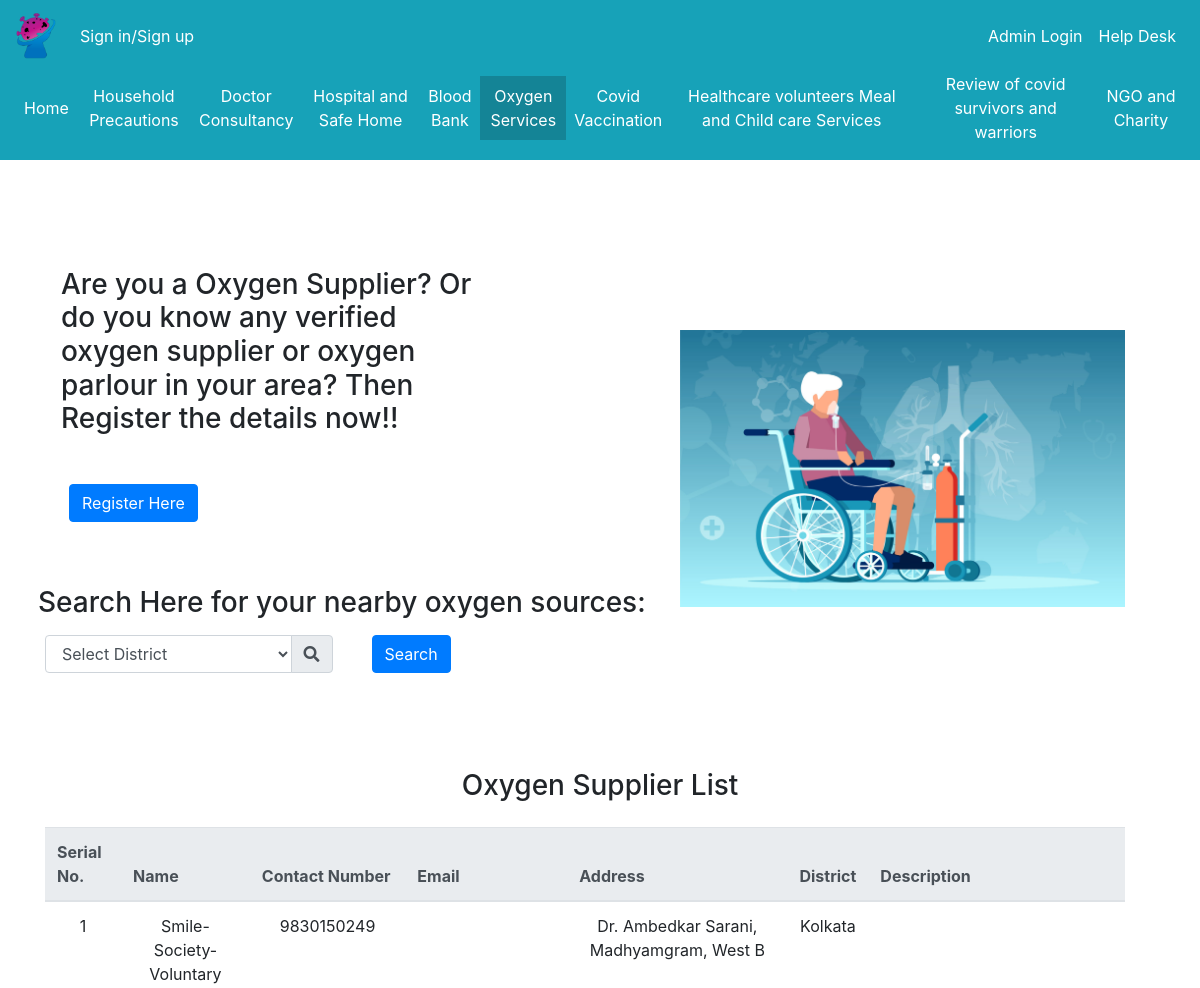
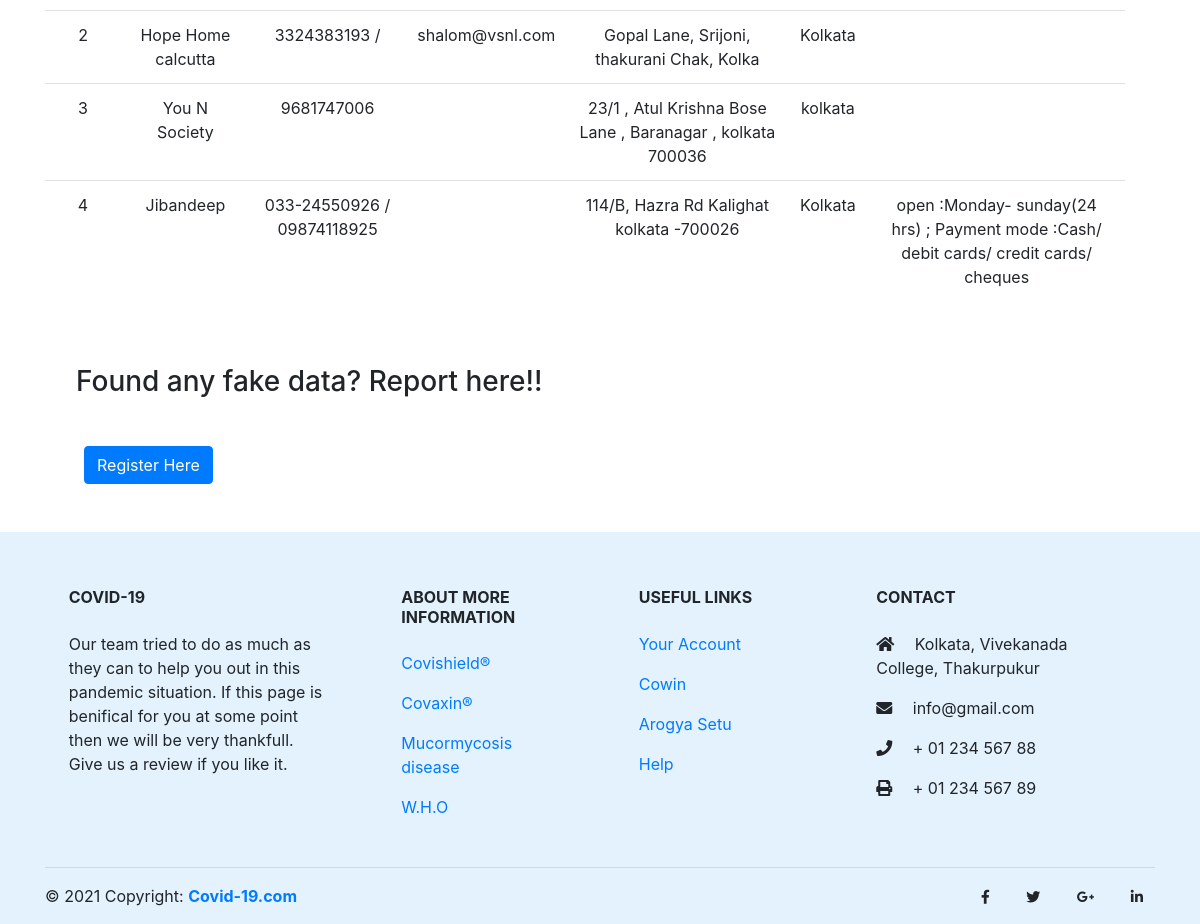
/frontend/oxygen.php, run on the app's committed database (2 pictures, top to bottom).
### tables this page shows
CREATE TABLE `service_providers` (
  `id` int(23) NOT NULL,
  `service_id` int(23) NOT NULL,
  `name` varchar(255) NOT NULL,
  `contact` varchar(255) NOT NULL,
  `email` varchar(255) NOT NULL,
  `description` varchar(255) NOT NULL,
  `district` varchar(23) NOT NULL,
  `address` varchar(255) NOT NULL
);

### frontend/oxygen.php (the view, shortened to what this page needs)
<?php
include("connection.php");?>
<!DOCTYPE html>
<html>
<head>
  <link rel="stylesheet" href="https://maxcdn.bootstrapcdn.com/bootstrap/4.0.0/css/bootstrap.min.css"
>
  <link rel="stylesheet" href="https://cdnjs.cloudflare.com/ajax/libs/font-awesome/5.15.3/css/brands.min.css"
 />
  <link rel="stylesheet" href="https://cdnjs.cloudflare.com/ajax/libs/font-awesome/5.15.3/css/all.min.css"
 />
  <link rel="stylesheet" href="css/styles.css?V=<?php echo time(); ?>">
</head>
<body>
  <header>
    <nav class="navbar navbar-light navbar-expand-lg pb-0" style="background-color: #17a2b8;">
      <a class="navbar-brand" href="index.html"><img class="logo w-100" src="./images/project_logo.png" /></a>
      <ul class="nav navbar-nav d-none d-lg-flex w-100">
        <li class="nav-item">
          <a class="nav-link" aria-current="page" href="sign.php">Sign in/Sign up</a>
        </li>
        <div class="d-flex ml-auto">
          <li class="nav-item ">
            <a class="nav-link" aria-current="page" href="../admin.html">Admin Login</a>
          </li>
          <li class="nav-item">
            <a class="nav-link" aria-current="page" href="help.php">Help Desk</a>
          </li>
        </div>
      </ul>
    </nav>
    <nav class="navbar navbar-light navbar-expand-lg pt-0" style="background-color: #17a2b8">
      <div class="collapse navbar-collapse" id="navbarSupportedContent">
        <ul class="navbar-nav mr-auto">
          <li class="nav-item">
            <a class="nav-link " aria-current="page" href="index.php">Home</a>
          </li>
          <li class="nav-item">
            <a class="nav-link " aria-current="page" href="household.html">Household Precautions</a>
          </li>
          <li class="nav-item">
            <a class="nav-link " aria-current="page" href="./Doctor/consult.php">Doctor Consultancy</a>
          </li>
          <li class="nav-item">
            <a class="nav-link " aria-current="page" href="./HospitalAndSafehome/src/hospital.php">Hospital and Safe Home</a>
          </li>
          <li class="nav-item">
            <a class="nav-link " aria-current="page" href="./BloodBank/blood_bank.php">Blood Bank</a>
          </li>
          <li class="nav-item">
            <a class="nav-link active" aria-current="page" href="oxygen.php">Oxygen Services</a>
          </li>
          <li class="nav-item">
            <a class="nav-link " aria-current="page" href="vaccination.html">Covid Vaccination</a>
          </li>
          <li class="nav-item">
            <a class="nav-link " aria-current="page" href="meal and childcare.php">Healthcare volunteers Meal and Child
              care Services</a>
          </li>
          <li class="nav-item">
            <a class="nav-link " aria-current="page" href="./ReviewOfCovidSurvivorsAndWarriors/src/reviews.php">Review of covid survivors and warriors</a>
          </li>
          <li class="nav-item">
            <a class="nav-link " aria-current="page" href="ngo-charity.php">NGO and Charity</a>
          </li>
        </ul>
      </div>
    </nav>
  </header>
  <form action="#table" method="post">
   <div class="container  pt-2">
    <div class="row mt-5">
      <div class="col-12 col-md-7 row">
        <div class="h3 col-12 col-md-9 mt-1">
          <div class="h3 mt-5 mb-5 ml-3">Are you a Oxygen Supplier? Or do you know any verified oxygen supplier or
            oxygen parlour in your area? Then Register the details now!!</div>
          <button type="button" class="btn btn-primary ml-4" data-bs-toggle="modal" data-bs-target="#userpanelmodel">
            Register Here
          </button>
        </div>
        <div class="h3 mt-5 p-2 ">
          Search Here for your nearby oxygen sources:</div>
        <div class="col-md-6 mb-4">
          <div class="input-group md-form form-sm form-2 pl-0">
          <select class="form-control" name="district_choice">
              <option value="">Select District</option>
              </select>
              <div class="input-group-append">
              <span class="input-group-text amber lighten-3" id="basic-text1"><i class="fas fa-search text-grey"
                  aria-hidden="true"></i></span>
            </div>
          </div>
        </div>
        <input type="submit" class="btn btn-primary ml-4 mb-5" value="Search" name="submit">
  </form>
      <div class="col-12 col-md-5 d-flex justify-content-center align-items-center">
        <img src="./images/oxy1.jpg" class="w-100">
      </div>
    <div class="container  mt-5">
      <div class="row" style="text-align: center; align-items: center; justify-content: center;">
        <h3 id="table">Oxygen Supplier List</h3>
      </div>
      <div class="row mt-3 mytable">
        <table class="table">
          <thead class="thead-light">
            <tr>
              <th scope="col">Serial No.</th>
                    <th scope="col">Name</th>
                    <th scope="col">Contact Number</th>
                    <th scope="col">Email</th>
                    <th scope="col">Address</th>
                    <th scope="col">District</th>
                    <th scope="col">Description</th>
            </tr>
          </thead>
          <tbody>
           <?php
            if(isset($_REQUEST['submit']) && ($_REQUEST['submit']=='Search')){
                        $district = $_REQUEST['district_choice'];
                        $sql="SELECT * FROM `service_providers` WHERE `service_id`=1 AND `district`= '$district'";}
                      else{
                        $sql = "SELECT * FROM `service_providers` WHERE `service_id`=1";}
                        $result = mysqli_query($link,$sql);
                        if(mysqli_num_rows($result) > 0)
                        {
                          $count=1;
                          while($row = mysqli_fetch_assoc($result))
                          {
                            echo "<tr>";
                            echo "<td align = 'center'>".$count."</td>";
                            echo "<td align = 'center'>".$row["name"]."</td>";
                            echo "<td align = 'center'>".$row["contact"]."</td>";
                            echo "<td align = 'center'>".$row["email"]."</td>";
                            echo "<td align = 'center'>".$row["address"]."</td>";
                            echo "<td align = 'center'>".$row["district"]."</td>";
                            echo "<td align = 'center'>".$row["description"]."</td>";
                            echo "</tr>";
                            $count++;
                          }
                        }
                        else {  echo '<tr><td colspan="7" style="color:red; text-align:center;">No record found</td></tr>'; }
                  ?>
          </tbody>
        </table>
      </div>
    </div>
    <div class="container">
      <div class="h3 mt-5 mb-5 ml-3">Found any fake data? Report here!! </div>
      <a href="help.php #fake"><button class="btn btn-primary ml-4 mb-5">Register Here</button></a>
    </div>
  <footer class="page-footer font-small mdb-color pt-4" style="background-color: #e3f2fd;">
    <div class="container text-center text-md-left">
      <div class="row text-center text-md-left mt-3 pb-3">
        <div class="col-md-3 col-lg-3 col-xl-3 mx-auto mt-3">
          <h6 class="text-uppercase mb-4 font-weight-bold">Covid-19</h6>
          <p>Our team tried to do as much as they can to help you out in this pandemic situation. If this page
            is
            benifical for you at some point then we will be very thankfull. Give us a review if you like it.
          </p>
        </div>
        <div class="col-md-2 col-lg-2 col-xl-2 mx-auto mt-3">
          <h6 class="text-uppercase mb-4 font-weight-bold">About More information</h6>
          <p>
            <a href="#!">Covishield®</a>
          </p>
          <p>
            <a href="#!">Covaxin®</a>
          </p>
          <p>
            <a href="#!">Mucormycosis disease</a>
          </p>
          <p>
            <a href="#!">W.H.O</a>
          </p>
        </div>
        <div class="col-md-3 col-lg-2 col-xl-2 mx-auto mt-3">
          <h6 class="text-uppercase mb-4 font-weight-bold">Useful links</h6>
          <p>
            <a href="#!">Your Account</a>
          </p>
          <p>
            <a href="#!">Cowin</a>
          </p>
          <p>
            <a href="#!">Arogya Setu</a>
          </p>
          <p>
            <a href="#!">Help</a>
          </p>
        </div>
        <div class="col-md-4 col-lg-3 col-xl-3 mx-auto mt-3">
          <h6 class="text-uppercase mb-4 font-weight-bold">Contact</h6>
          <p>
            <i class="fas fa-home mr-3"></i> Kolkata, Vivekanada College, Thakurpukur
          </p>
          <p>
            <i class="fas fa-envelope mr-3"></i> info@gmail.com
          </p>
          <p>
            <i class="fas fa-phone mr-3"></i> + 01 234 567 88
          </p>
          <p>
            <i class="fas fa-print mr-3"></i> + 01 234 567 89
          </p>
        </div>
      </div>
      <hr>
      <div class="row d-flex align-items-center">
        <div class="col-md-7 col-lg-8">
          <p class="text-center text-md-left">© 2021 Copyright:
            <a href="https://mdbootstrap.com/">
              <strong> Covid-19.com</strong>
            </a>
          </p>
        </div>
        <div class="col-md-5 col-lg-4 ml-lg-0">
          <div class="text-center text-md-right">
            <ul class="list-unstyled list-inline">
              <li class="list-inline-item">
                <a class="btn-floating btn-sm rgba-white-slight mx-1">
                  <i class="fab fa-facebook-f"></i>
                </a>
              </li>
              <li class="list-inline-item">
                <a class="btn-floating btn-sm rgba-white-slight mx-1">
                  <i class="fab fa-twitter"></i>
                </a>
              </li>
              <li class="list-inline-item">
                <a class="btn-floating btn-sm rgba-white-slight mx-1">
                  <i class="fab fa-google-plus-g"></i>
                </a>
              </li>
              <li class="list-inline-item">
                <a class="btn-floating btn-sm rgba-white-slight mx-1">
                  <i class="fab fa-linkedin-in"></i>
                </a>
              </li>
            </ul>
          </div>
        </div>
      </div>
    </div>
  </footer>
</body>
</html>

### frontend/css/styles.css (style rules this page uses)
html { scroll-behavior: smooth; }
body { margin: 0; padding: 0; }
.navbar-brand { max-width: 40px; }
.nav-item { display: flex; align-items: center; justify-content: center; text-align: center; }
.mytable { overflow-x: scroll; width: 100%; }

### frontend/oxygen.php (style rules this page uses)
.nav-link { color: white !important; }
.active { color: black; background-color: #148496; }

### data on the page
service_providers: name "Smile-Society-Voluntary", contact "9830150249", address "Dr. Ambedkar Sarani, Madhyamgram, West B", district "Kolkata"
service_providers: name "Hope Home calcutta", contact "3324383193 /", email "shalom@vsnl.com", address "Gopal Lane, Srijoni, thakurani Chak, Kolka", district "Kolkata"
service_providers: name "You N Society", contact "9681747006", address "23/1 , Atul Krishna Bose Lane , Baranagar , kolkata 700036", district "kolkata"
service_providers: name "Jibandeep", contact "033-24550926 / 09874118925", address "114/B, Hazra Rd Kalighat kolkata -700026", district "Kolkata", description "open :Monday- sunday(24 hrs) ; Payment mode :Cash/ debit cards/ credit cards/ cheques"
